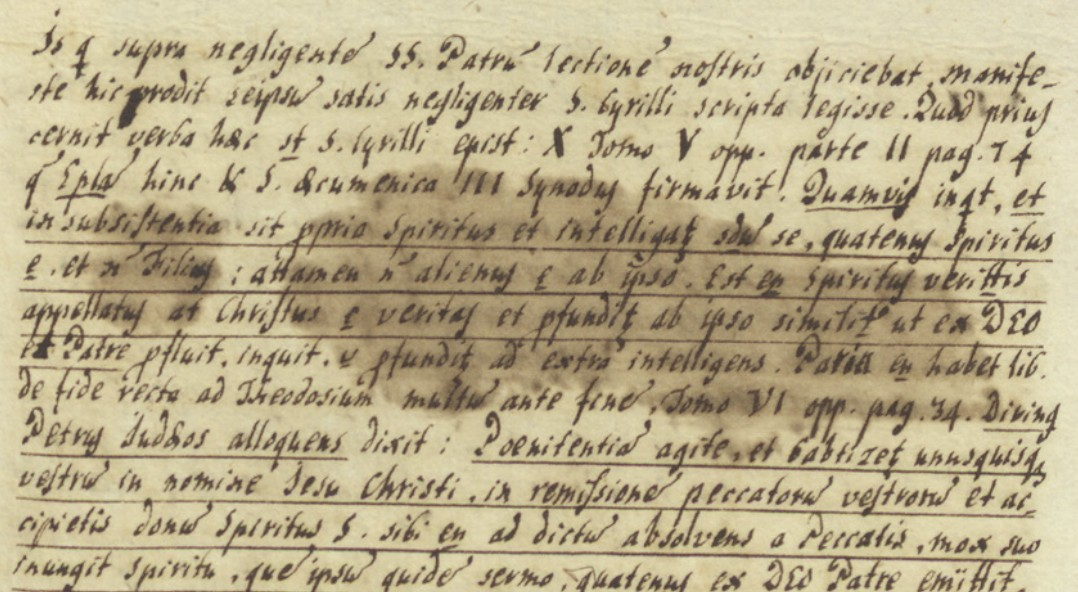
#> input picture Sam/StainImages/Zoernikav folio212.jpg, 1078 x 592 px
$ jupyter execute SamProcessingZoernikav.ipynb
#> lines starting #> are read from the running program, lines starting #| are printed output that depends on the picture; after the words box and inside, x2 and y2 are one past the last pixel; in counts of white or black regions, pixels touching at a corner belong together
[cell 1]
import cv2
import matplotlib.pyplot as plt
import numpy as np

[cell 2]
img = cv2.imread('StainImages/Zoernikav folio212.jpg')
#> img is the input picture: shape (592, 1078, 3); mean B, G, R 137.8, 171.7, 184.6

[cell 3]
plt.imshow(img)

[cell 4]
# do otsu based binarization
cv2.imshow('Original Image', img)
# Convert to grayscale
gray = cv2.cvtColor(img, cv2.COLOR_BGR2GRAY)
cv2.imshow('Grayscale Image', gray)
# Apply Otsu's thresholding
ret, thresh = cv2.threshold(gray, 0, 255, cv2.THRESH_BINARY + cv2.THRESH_OTSU)
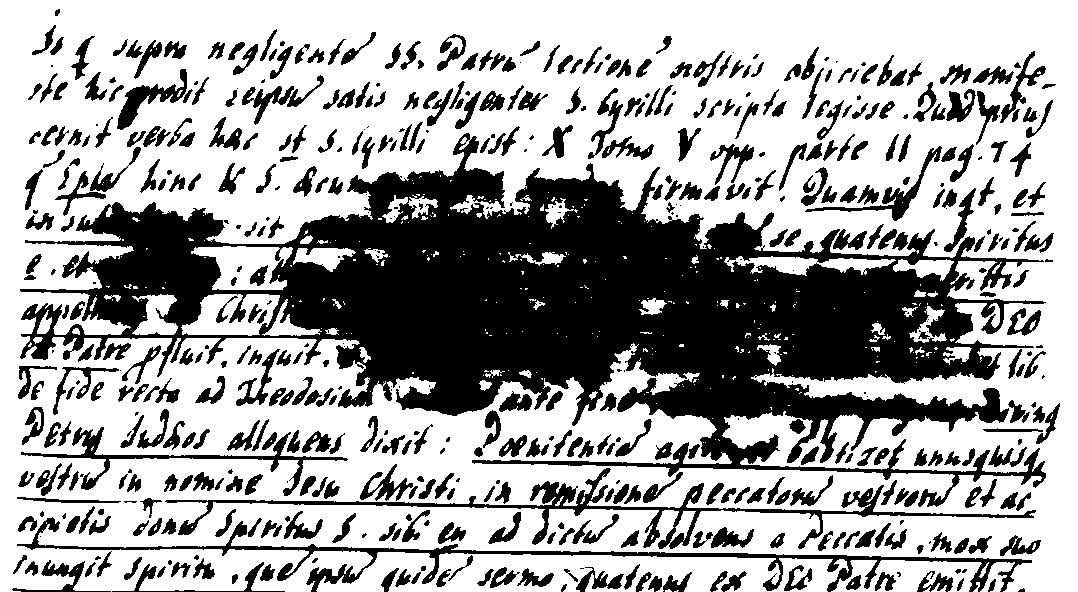
#> thresh: shape (592, 1078); 64.7% white; 564 black regions (130 under 20 px), largest, box (x1, y1, x2, y2) and area: (20, 133, 1046, 507) 140452, (17, 517, 1032, 592) 6545, (165, 468, 1036, 549) 6157
#> ret = 160
cv2.imshow('Binarized Image', thresh)
cv2.waitKey(0)
cv2.destroyAllWindows()

[cell 5]
# Otsu's thresholding after Gaussian filtering
blur = cv2.GaussianBlur(gray, (5, 5), 0)
ret, thresh = cv2.threshold(blur, 0, 255, cv2.THRESH_BINARY + cv2.THRESH_OTSU)
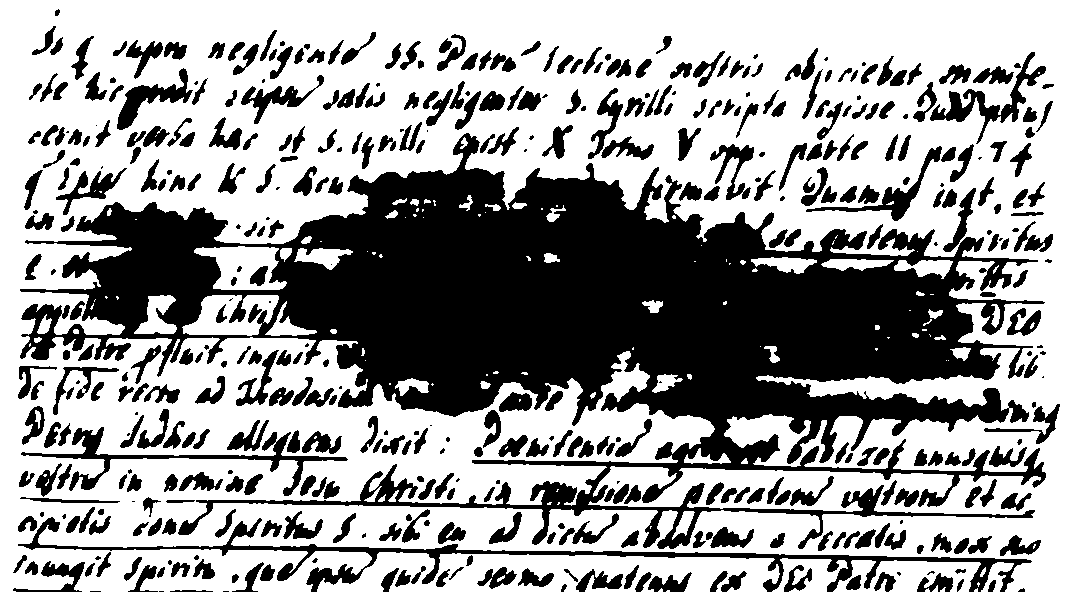
#> thresh: shape (592, 1078); 61.5% white; 452 black regions (69 under 20 px), largest, box (x1, y1, x2, y2) and area: (20, 133, 1046, 549) 162016, (18, 517, 1032, 592) 7424, (21, 427, 348, 496) 2811
#> ret = 163
cv2.imshow('Binarized Image', thresh)
cv2.waitKey(0)
cv2.destroyAllWindows()

[cell 6]
# optional: make black more intense
gray = cv2.convertScaleAbs(gray, alpha=1.5, beta=0)
cv2.imshow('Enhanced Grayscale Image', gray)
cv2.waitKey(0)
cv2.destroyAllWindows()

[cell 7]
# now apply histogram equalization to enhance contrast
H = cv2.equalizeHist(gray)
plt.imshow(H, cmap='gray')
plt.axis('off')
plt.show()

[cell 8]
import sys

[cell 9]
# Illumination correction
bg = cv2.GaussianBlur(gray, (0, 0), sigmaX=25)
norm = cv2.divide(gray, bg, scale=255)

# Denoise
norm = cv2.bilateralFilter(norm, d=5, sigmaColor=30, sigmaSpace=30)

# --- Sauvola (middle ground) ---
window_size = 35     # between 25 (broken) and 51 (too connected)
k = 0.10             # between 0.2 (thin) and 0.05 (thick)
R = 128.0

norm_f = norm.astype(np.float32)

mean = cv2.boxFilter(norm_f, -1, (window_size, window_size), normalize=True)
mean_sq = cv2.boxFilter(norm_f * norm_f, -1, (window_size, window_size), normalize=True)
var = np.clip(mean_sq - mean * mean, 0, None)
std = np.sqrt(var)

threshold_surface = mean * (1 + k * ((std / R) - 1))
binary = np.where(norm_f > threshold_surface, 255, 0).astype(np.uint8)
#> binary: shape (592, 1078); 84.6% white; 971 black regions (217 under 20 px), largest, box (x1, y1, x2, y2) and area: (54, 259, 875, 379) 6833, (214, 523, 1031, 592) 2944, (472, 444, 1046, 487) 2090

cv2.imwrite('adaptive_better.png', binary)
cv2.imshow('Better Adaptive Thresholding', binary)
cv2.waitKey(0)
cv2.destroyAllWindows()

[cell 10]
def background_normalize(gray, sigma=25, method='divide'):
    """
    Flat-field / background normalization.
    Removes low-frequency illumination gradients.
    """
#> called with sigma = 25, method = 'divide'
    # Estimate background with a large Gaussian
    bg = cv2.GaussianBlur(gray, (0, 0), sigmaX=sigma)

    if method == 'divide':
        # Division: most common for documents
        norm = cv2.divide(gray, bg, scale=255)
    elif method == 'subtract':
        # Subtraction: preserves additive noise model
        norm = cv2.subtract(gray, bg)
        norm = cv2.normalize(norm, None, 0, 255, cv2.NORM_MINMAX)
    return norm.astype(np.uint8)


# [9 lines left out: function background_normalize_morph, not called in this run]

[cell 11]
def sauvola(gray, window=35, k=0.10, R=128.0):
    """
    Sauvola local adaptive thresholding using integral images.
    Fast: O(N) regardless of window size.
    """
#> called with window = 35, k = 0.1, R = 128
    img = gray.astype(np.float32)
#> img: shape (592, 1078) float32

    # Local mean and mean of squares via box filters
    mean = cv2.boxFilter(img, -1, (window, window), normalize=True)
    mean_sq = cv2.boxFilter(img * img, -1, (window, window), normalize=True)

    var = np.clip(mean_sq - mean * mean, 0, None)
    std = np.sqrt(var)

    # Sauvola threshold surface
    T = mean * (1.0 + k * ((std / R) - 1.0))

    binary = np.where(img > T, 255, 0).astype(np.uint8)
#> binary: shape (592, 1078); 81.8% white; 825 black regions (144 under 20 px), largest, box (x1, y1, x2, y2) and area: (20, 259, 875, 380) 7066, (17, 522, 1032, 592) 4733, (179, 468, 720, 547) 2567
    return binary

[cell 12]
# [60 lines left out: function tri_level_thresholding, not called in this run]

[cell 13]
# [17 lines left out: function gradient_image_from_rgb, not called in this run]

[cell 14]
# [37 lines left out: functions pseudo_coloring, post_enhance, not called in this run]

[cell 15]
def restore_document(image_path,
                     bg_sigma=25,
                     sauvola_window=35,
                     sauvola_k=0.10,
                     use_tri_level=True):
    """
    Complete restoration pipeline:
      read -> background normalize -> denoise -> binarize -> post-enhance
    """
    bgr = cv2.imread(image_path)
    if bgr is None:
        raise FileNotFoundError(image_path)

    gray = cv2.cvtColor(bgr, cv2.COLOR_BGR2GRAY)

    # --- 1. Background normalization ---
    norm = background_normalize(gray, sigma=bg_sigma, method='divide')

    # --- 2. Edge-preserving denoise ---
    den = cv2.bilateralFilter(norm, d=5, sigmaColor=30, sigmaSpace=30)

    # --- 3. Binarization ---
    if use_tri_level:
        # Real paper pipeline: build gradient image from RGB first
        gd, iref, id_img = gradient_image_from_rgb(bgr)
        gd_gray = cv2.cvtColor(gd, cv2.COLOR_BGR2GRAY)

        g1, g2, g3, Ts = tri_level_thresholding(gd_gray, debug=True)

        g4, bd = pseudo_coloring(g3, gd_gray, min_area=500)
        binary = post_enhance(g4)
    else:
        binary = sauvola(den, window=sauvola_window, k=sauvola_k)

    return {
        'original': bgr,
        'gray': gray,
        'normalized': norm,
        'denoised': den,
        'binary': binary,
    }


if __name__ == "__main__":
    results = restore_document('StainImages/Zoernikav folio212.jpg', use_tri_level=False)
#> results = 5 items
    den = results['denoised']

    _, otsu = cv2.threshold(den, 0, 255, cv2.THRESH_BINARY + cv2.THRESH_OTSU)
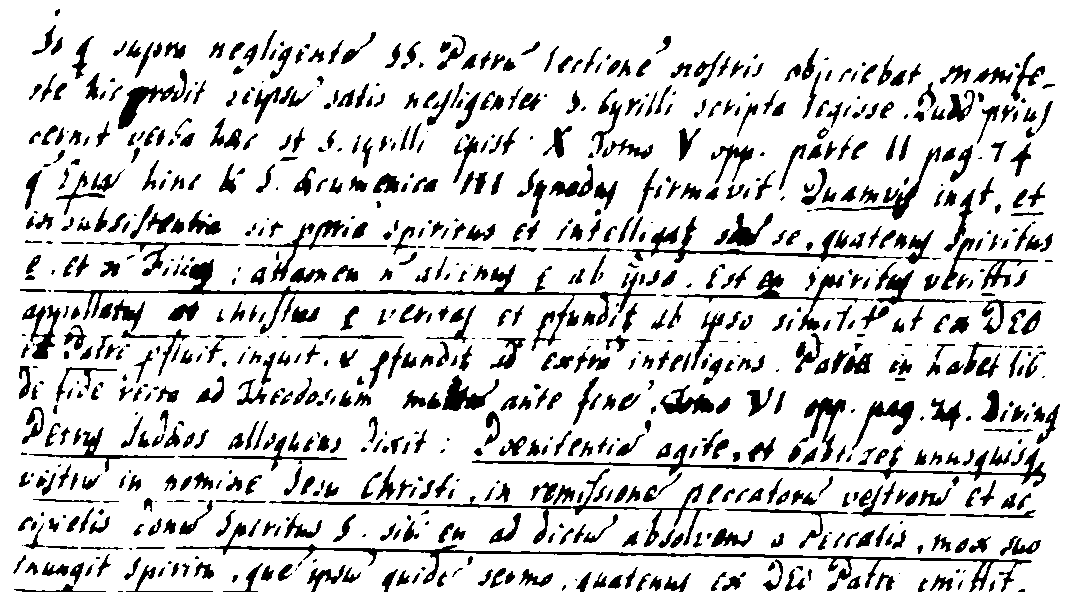
#> otsu: shape (592, 1078); 83.4% white; 904 black regions (174 under 20 px), largest, box (x1, y1, x2, y2) and area: (54, 259, 656, 351) 3688, (176, 522, 1032, 592) 3556, (472, 444, 1046, 487) 2316
    sau = sauvola(den, window=35, k=0.10)

    fig, axes = plt.subplots(1, 3, figsize=(20, 7))
    for ax, img, title in zip(axes, [cv2.cvtColor(results['original'], cv2.COLOR_BGR2RGB), otsu, sau],
                            ['original', 'Otsu on denoised', 'Sauvola on denoised']):
        ax.imshow(img, cmap='gray'); ax.set_title(title); ax.axis('off')
#> this loop made 3 passes
#> title on passes 1 to 3: 'original', 'Otsu on denoised', 'Sauvola on denoised'
    plt.tight_layout(); plt.show()

[cell 16]
cv2.imshow('sauvola on denoised', results['binary'])
cv2.waitKey(0)
cv2.destroyAllWindows()

[cell 17]
def clean_for_reading(gray, close_size=45, gamma=1.4):
    # estimate the paper + stain (closing removes the dark text, keeps the background)
#> called with close_size = 45, gamma = 1.4
    k = cv2.getStructuringElement(cv2.MORPH_ELLIPSE, (close_size, close_size))
    bg = cv2.medianBlur(cv2.morphologyEx(gray, cv2.MORPH_CLOSE, k), 31)
    flat = cv2.divide(gray, bg, scale=255).astype(np.float32) / 255
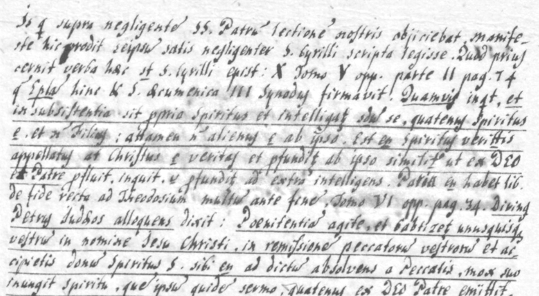
#> flat: shape (592, 1078) float32 (shown at 1/2 size); min 0.282, max 1, mean 0.854

    # stretch contrast: darkest 1% -> black, paper -> white, keep the greys
    lo, hi = np.percentile(flat, 1), np.percentile(flat, 60)
#> lo = 0.369; hi = 0.953
    flat = np.clip((flat - lo) / (hi - lo), 0, 1) ** gamma
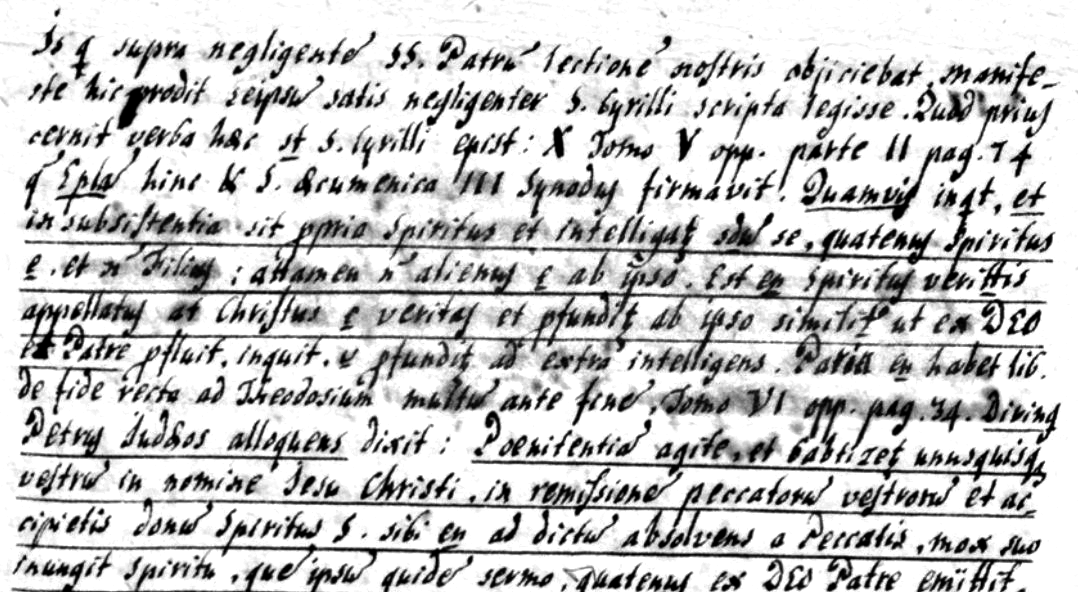
#> flat: shape (592, 1078) float32; min 0, max 1, mean 0.781
    return (flat * 255).astype(np.uint8)

gray = cv2.cvtColor(cv2.imread('StainImages/Zoernikav folio212.jpg'), cv2.COLOR_BGR2GRAY)
readable = clean_for_reading(gray)
cv2.imwrite('readable.png', readable)   # open this file at 100% zoom
#> Out = True

$ run again, with Sam/StainImages/Zoernikav folio213.jpg copied over Sam/StainImages/Zoernikav folio212.jpg
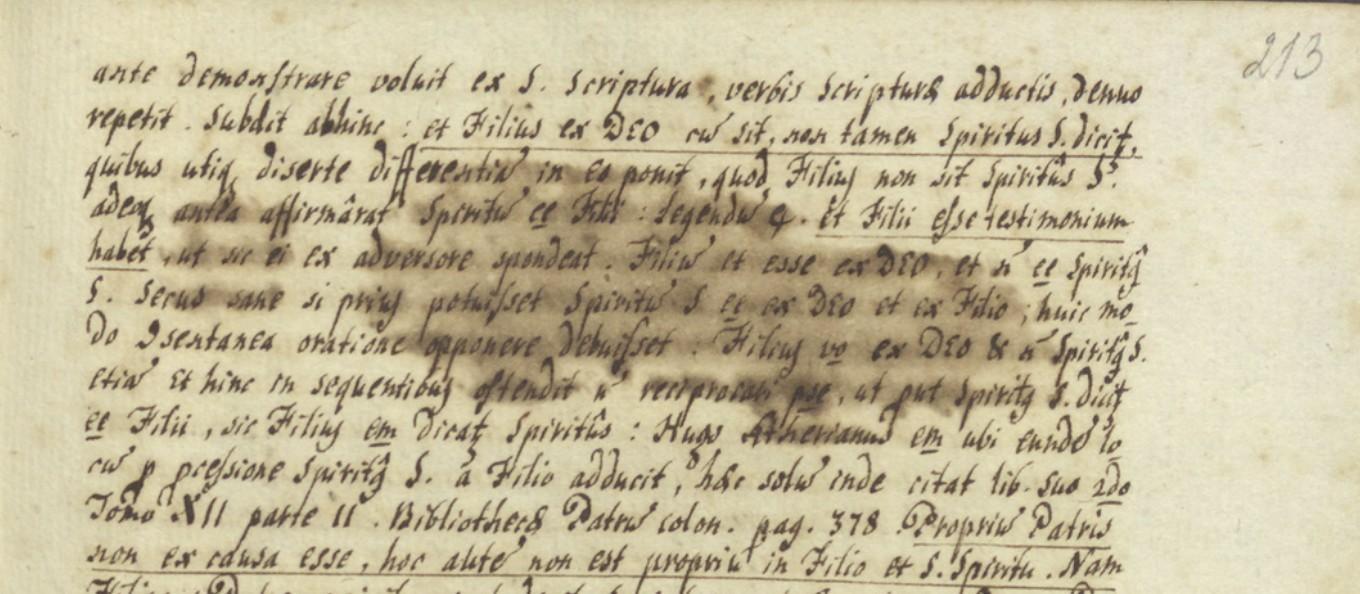
#> input picture Sam/StainImages/Zoernikav folio213.jpg, 1360 x 594 px
#> img is the input picture: shape (594, 1360, 3); mean B, G, R 156, 187.4, 197.7
#> `ret, thresh = cv2.threshold(gray, 0, 255, cv2.THRESH_BINARY + cv2.THRE..`:
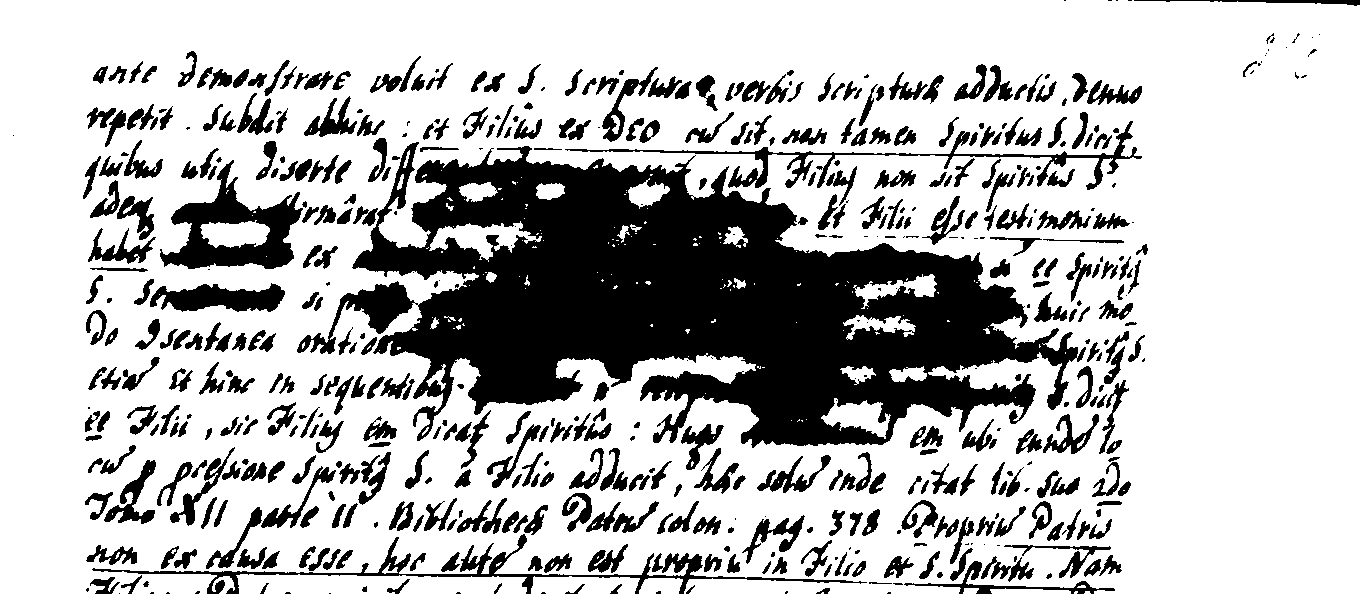
#> thresh: shape (594, 1360); 73.9% white; 542 black regions (118 under 20 px), largest, box (x1, y1, x2, y2) and area: (297, 142, 1086, 448) 115753, (160, 160, 303, 269) 6207, (92, 534, 867, 594) 4407
#> `ret, thresh = cv2.threshold(gray, 0, 255, cv2.THRESH_BINARY + cv2.THRE..`: ret = 167
#> `ret, thresh = cv2.threshold(blur, 0, 255, cv2.THRESH_BINARY + cv2.THRE..`: ret = 170
#> img: shape (594, 1360) float32
#> results = 5 items
#> otsu: shape (594, 1360); 87.5% white; 871 black regions (216 under 20 px), largest, box (x1, y1, x2, y2) and area: (742, 379, 942, 447) 2550, (473, 356, 576, 414) 1614, (414, 298, 467, 398) 1389
#> the loop `for ax, img, title in zip(axes, [cv2.cvtColor(results['original'], cv2..` made 3 passes
#> title on passes 1 to 3: 'original', 'Otsu on denoised', 'Sauvola on denoised'
#> lo = 0.38; hi = 0.965
#> in clean_for_reading, `flat = np.clip((flat - lo) / (hi - lo), 0, 1) ** gamma`:
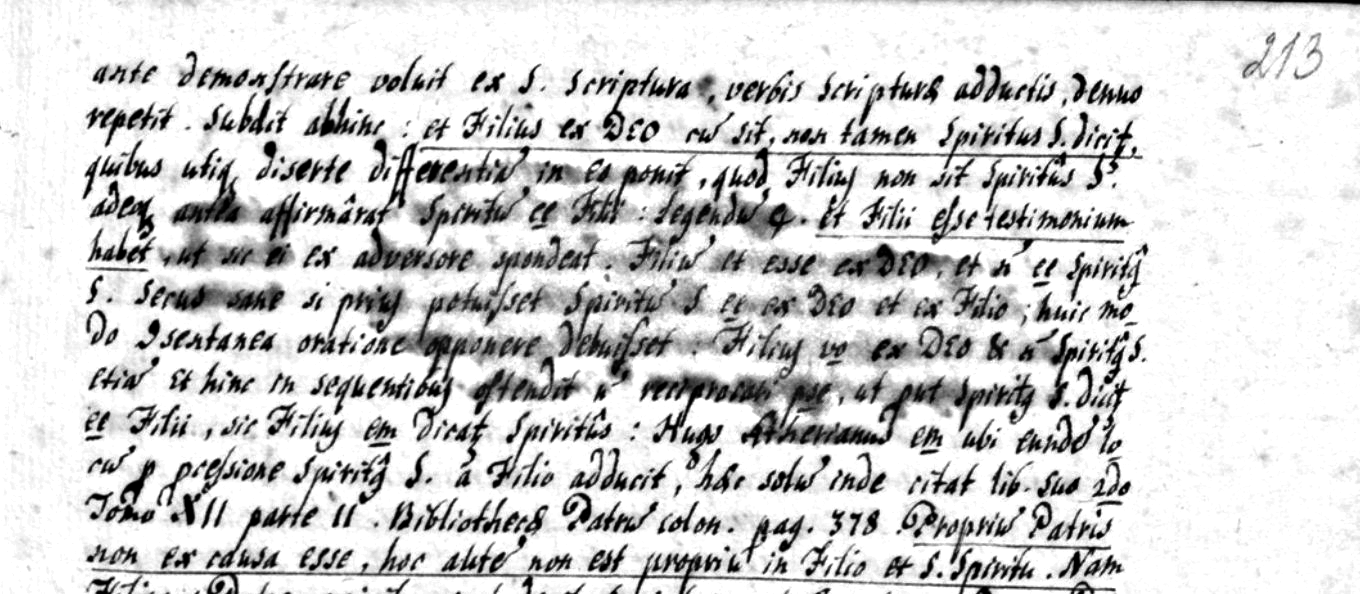
#> flat: shape (594, 1360) float32; min 0, max 1, mean 0.819
#> Out = True
